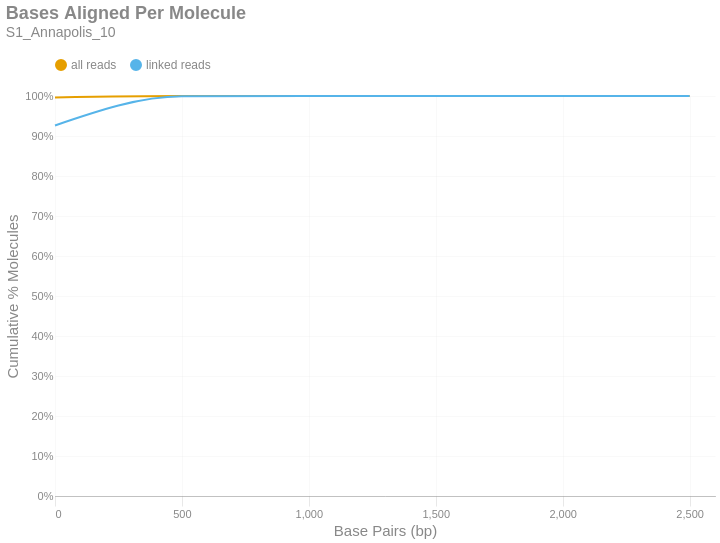

This figure's notebook cell:
### Markdown cell above
### Bases Aligned Per Molecule
This is a cumulative frequency distribution showing the number of base pairs aligned per unique molecule. These data are shown in 500 bp bins. There are two distributions: one with `all reads` (yellow) and another with only `linked reads` (blue). The percent of molecules in the `linked reads` distribution is relative to the total number of linked molecules.

### Code cell
if SKIPLR:
    print_html(f"Skipped")
else:
    binned_df = consolidated_hist(valids['aligned_bp'], mask, 500, True)
    with SafeRender(binned_df):
        (
            density_plot(binned_df, 'Bases Aligned Per Molecule', samplename, 'basesper')
            .encode(
                x=alt.X('bin:Q', title="Base Pairs (bp)").axis(tickMinStep=500).scale(padding=0),
                y=alt.Y('value:Q', title='Cumulative % Molecules')
                    .axis(format='%')
                    .scale(domain = [0,1])
                    .stack(False),
                color=alt.Color("key:N").scale(domain = ["all reads", "linked reads"]),
                tooltip = [
                    alt.Tooltip("key:N", title = "Data Type"),
                    alt.Tooltip("range_label:N", title="Bases Aligned Per Molecule"),
                    alt.Tooltip("value:Q", format = ".2%", title="% Molecules (Cum.)")
                ]
            )
        ).display()

### Figure 1 — Vega-Lite specification as saved in the notebook (floating-point values rounded to 4 significant figures)
{"width": "container", "height": 400, "config": {"title": {"anchor": "start", "dy": -15, "fontSize": 18, "color": "#888888", "subtitleColor": "#888888", "subtitleFontSize": 14}, "arc": {"fill": "#0072B2"}, "axis": {"domainColor": "#888888", "domainWidth": 0.5, "gridWidth": 0.2, "grid": false, "titleFontWeight": 400, "titleFontSize": 15, "labelFontSize": 11, "labelColor": "#888888", "tickColor": "#888888", "tickWidth": 0.2, "titleColor": "#888888"}, "axisBand": {"grid": false}, "axisX": {"grid": true, "tickSize": 10, "domainCap": "round"}, "axisY": {"domain": false, "grid": true, "tickSize": 0, "domainCap": "round"}, "background": "transparent", "header": {"labelFontSize": 15, "labelColor": "#888888", "titleFontSize": 15, "titleFontWeight": 600, "titleColor": "#888888"}, "legend": {"labelFont": "sans-serif", "labelFontSize": 12, "labelColor": "#888888", "symbolSize": 100, "symbolType": "circle", "titleFontSize": 12, "titlePadding": 10, "titleColor": "#888888", "title": null, "orient": "top"}, "range": {"category": ["#E69F00", "#56B4E9", "#009E73", "#F0E442", "#0072B2", "#D55E00", "#CC79A7", "#000000"], "diverging": ["#cfe8f3", "#a2d4ec", "#73bfe2", "#46abdb", "#1696d2", "#12719e"]}, "area": {"fill": "#0072B2", "fillOpacity": 0.7, "line": true, "strokeOpacity": 0.7}, "line": {"color": "#0072B2", "stroke": "#0072B2", "strokeWidth": 2}, "trail": {"color": "#0072B2", "stroke": "#0072B2", "strokeWidth": 0, "size": 1}, "point": {"filled": true, "fillOpacity": 1.0, "size": 95}, "text": {"color": "#888888", "fontSize": 11, "align": "right", "fontWeight": 400, "size": 11}, "bar": {"fill": "#0072B2", "stroke": null}, "view": {"stroke": null, "continuousWidth": 660, "continuousHeight": 400}}, "data": {"name": "data-a4a50c08b6624cbcb7958394448ece9d"}, "mark": {"type": "line", "interpolate": "monotone", "point": {"opacity": 0, "size": 275}}, "encoding": {"color": {"field": "key", "scale": {"domain": ["all reads", "linked reads"]}, "type": "nominal"}, "tooltip": [{"field": "key", "title": "Data Type", "type": "nominal"}, {"field": "range_label", "title": "Bases Aligned Per Molecule", "type": "nominal"}, {"field": "value", "format": ".2%", "title": "% Molecules (Cum.)", "type": "quantitative"}], "x": {"axis": {"tickMinStep": 500}, "field": "bin", "scale": {"padding": 0}, "title": "Base Pairs (bp)", "type": "quantitative"}, "y": {"axis": {"format": "%"}, "field": "value", "scale": {"domain": [0, 1]}, "stack": false, "title": "Cumulative % Molecules", "type": "quantitative"}}, "params": [{"name": "param_c36ac31b6afebe62", "select": {"type": "point", "fields": ["key"]}, "bind": "legend"}], "title": {"text": "Bases Aligned Per Molecule", "subtitle": "S1_Annapolis_10"}, "transform": [{"fold": ["all reads (cumsum)", "linked reads (cumsum)"]}, {"calculate": "replace(datum.key, ' (cumsum)', '')", "as": "key"}, {"filter": {"param": "param_c36ac31b6afebe62"}}], "usermeta": {"embedOptions": {"downloadFileName": "S1_Annapolis_10.basesper"}}, "$schema": "https://vega.github.io/schema/vega-lite/v6.1.0.json", "datasets": {"data-a4a50c08b6624cbcb7958394448ece9d": [{"bin": "0.0", "interval": "0.0-500.0", "all reads": 0.9965, "linked reads": 0.9263, "all reads (cumsum)": 0.9965, "linked reads (cumsum)": 0.9263, "range_label": "0-499"}, {"bin": "500.0", "interval": "500.0-1000.0", "all reads": 0.003413, "linked reads": 0.07284, "all reads (cumsum)": 1.0, "linked reads (cumsum)": 0.9991, "range_label": "500-999"}, {"bin": "1000.0", "interval": "1000.0-1500.0", "all reads": 3.973e-05, "linked reads": 0.0007865, "all reads (cumsum)": 1.0, "linked reads (cumsum)": 0.9999, "range_label": "1000-1499"}, {"bin": "1500.0", "interval": "1500.0-2000.0", "all reads": 2.958e-06, "linked reads": 6.969e-05, "all reads (cumsum)": 1.0, "linked reads (cumsum)": 1.0, "range_label": "1500-1999"}, {"bin": "2000.0", "interval": "2000.0-2500.0", "all reads": 0.0, "linked reads": 0.0, "all reads (cumsum)": 1.0, "linked reads (cumsum)": 1.0, "range_label": "2000-2499"}, {"bin": "2500.0", "interval": "2500.0-3000.0", "all reads": 4.226e-07, "linked reads": 9.955e-06, "all reads (cumsum)": 1.0, "linked reads (cumsum)": 1.0, "range_label": "2500-2999"}]}}
